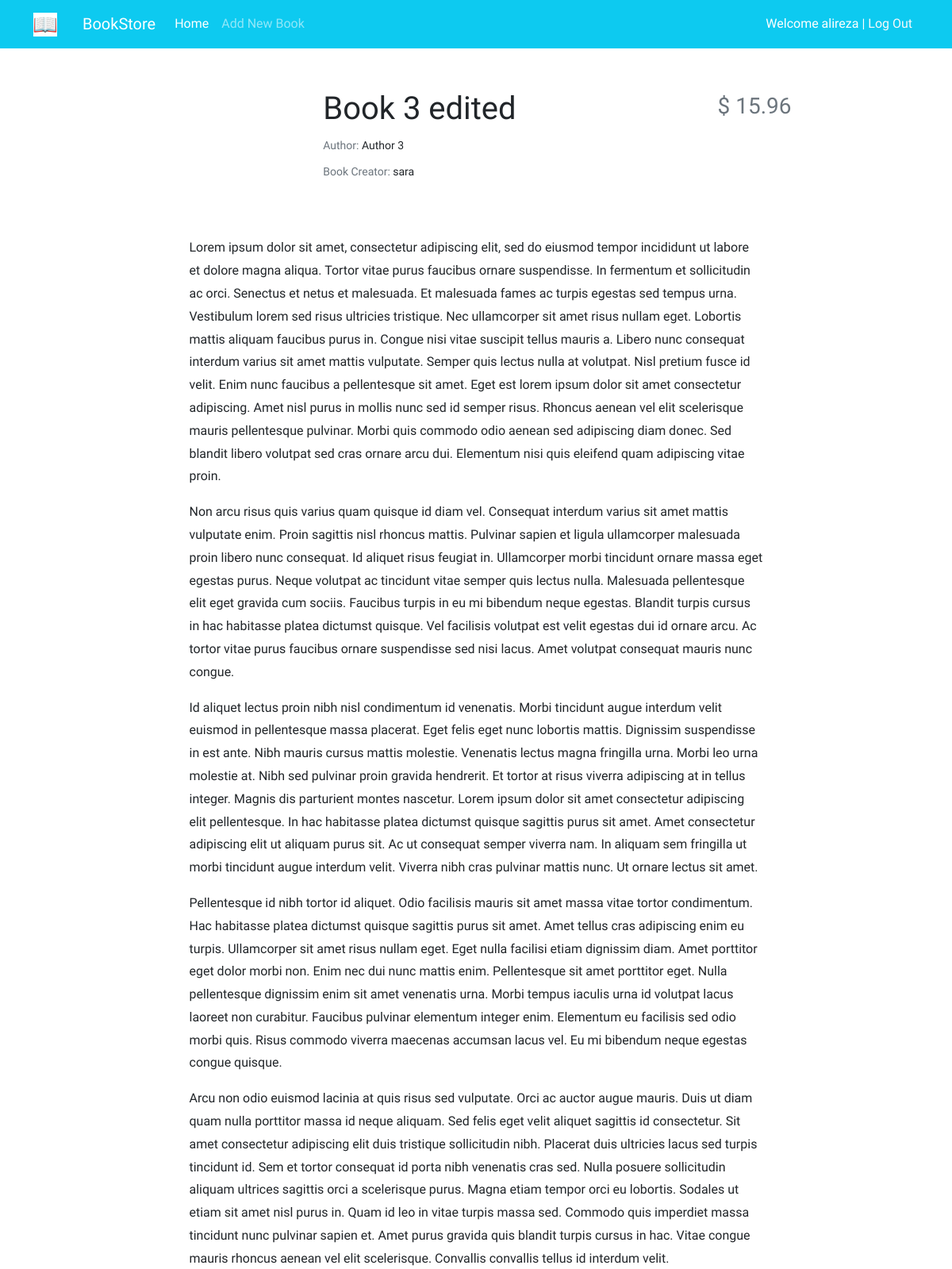
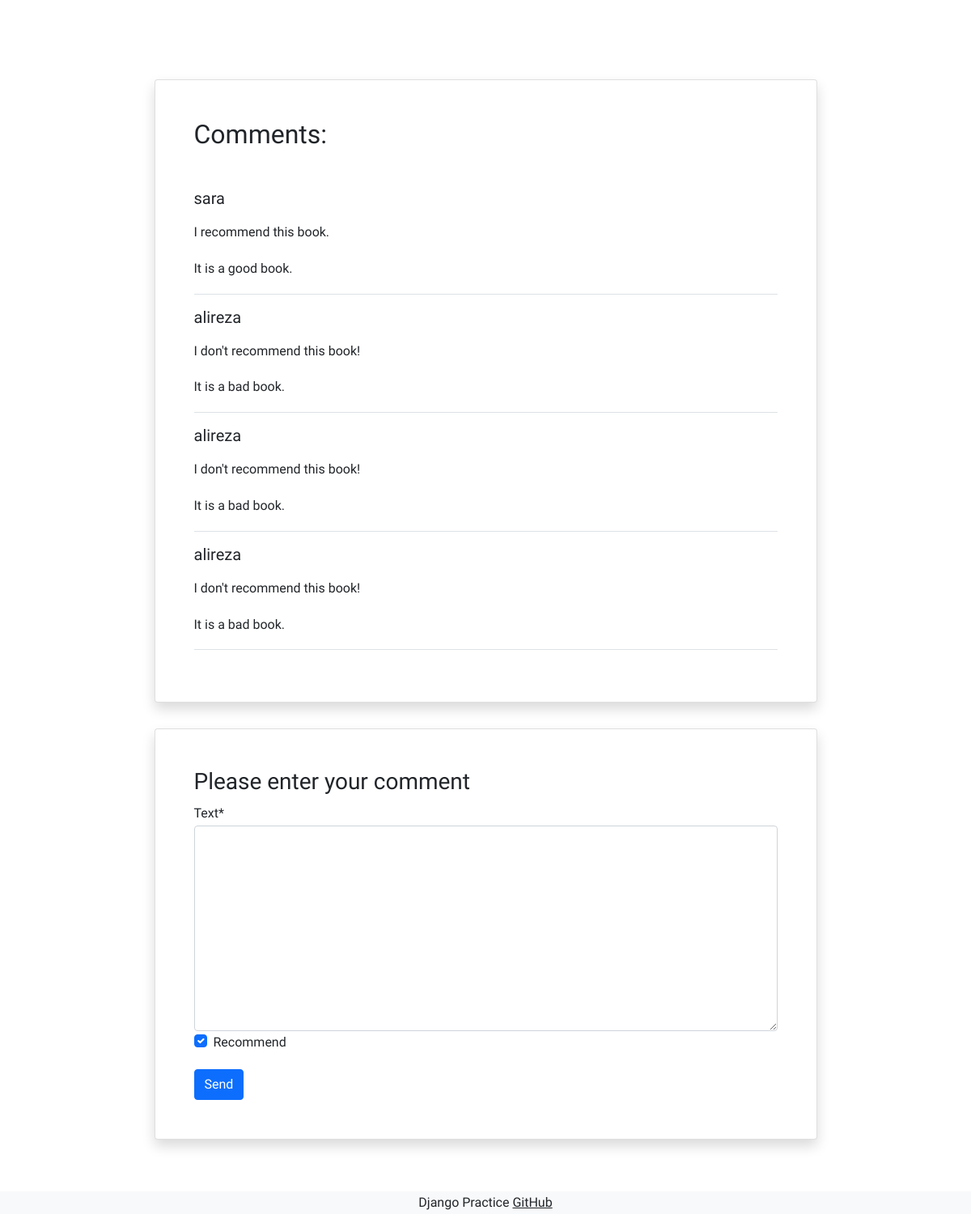
The app's page /books/3/ (signed in) with its own data (2 pictures, top to bottom).
### accounts/models.py (models this page shows)
class CustomUser(AbstractUser):
    age = models.PositiveIntegerField(null=True, blank=True)

### books/models.py (models this page shows, shortened)
class Book(models.Model):
    user = models.ForeignKey(get_user_model(), on_delete=models.CASCADE)
    title = models.CharField(max_length=200)
    author = models.CharField(max_length=200)
    description = models.TextField()
    price = models.DecimalField(max_digits=5, decimal_places=2)
    cover = models.ImageField(upload_to='covers/', blank=True)

class Comment(models.Model):
    user = models.ForeignKey(get_user_model(), on_delete=models.CASCADE)
    book = models.ForeignKey(Book, on_delete=models.CASCADE, related_name='comments')
    text = models.TextField()
    is_active = models.BooleanField(default=True)
    recommend = models.BooleanField(default=True)
    datetime_created = models.DateTimeField(auto_now_add=True)

### books/views.py (the view)
# urls.py: path('<int:pk>/', book_detail_view, name='book_detail'),
@login_required
def book_detail_view(request, pk):
    book = get_object_or_404(Book, pk=pk)
    book_comments = book.comments.all()
    if request.method == 'POST':
        comment_form = CommentForm(request.POST)
        if comment_form.is_valid():
            new_comment = comment_form.save(commit=False)  # commit=False => do not save in DB
            new_comment.book = book
            new_comment.user = request.user
            new_comment.save()
            comment_form = CommentForm()  # clear the form
    else:
        comment_form = CommentForm()
    return render(request, 'books/book_detail.html', {
        'book': book,
        'comments': book_comments,
        'comment_form': comment_form,
    })

### books/forms.py
class CommentForm(forms.ModelForm):
    class Meta:
        model = Comment
        fields = ('text', 'recommend')

### books/templates/books/book_detail.html (shortened to what this page needs)
{% extends '_base.html' %}
{% load crispy_forms_tags %}
{% block content %}
<div class="container mt-5">
  <div class="">
      <div class="">
          <div class="d-flex justify-content-center">
              <div class="row w-sm-75 w-100">
                  <div class="col-xs-12 col-md-3 d-flex justify-content-center">
                  </div>
                  <div class="col-xs-12 col-md-6 text-left text-md mt-md-1 mt-4">
                      <h1>{{ book.title|capfirst }}</h1>
                      <h5 class="small my-1"><span class="text-muted">Author: </span>{{ book.author }}</h5>
                      <h5 class="small my-1"><span class="text-muted">Book Creator: </span>{{ book.user.username }}</h5>
                  </div>
                  <div class="col-xs-12 col-md-3 d-flex flex-column">
                      <h3 class="align-self-center pt-2 text-muted align-self-md-end">
                          $ {{ book.price }}
                      </h3>
                  </div>
              </div>
          </div>
          <div class="d-flex justify-content-center">
              <div class="my-3 p-5 w-sm-75 w-100">
                {{ book.description|linebreaks }}
              </div>
          </div>
          <div class="d-flex justify-content-center">
              <div class="card shadow my-3 p-5 w-sm-75 w-100">
                  <h2 class="mb-5">Comments:</h2>
                  {% for comment in comments %}
                    {% if comment.is_active %}
                          <div class="border-bottom mb-3">
                              <h5 class="mb-3">{{ comment.user.username }}</h5>
                                {% if comment.recommend %}
                                    <p>I recommend this book.</p>
                                {% else %}
                                    <p>I don't recommend this book!</p>
                                {% endif %}
                              <p>{{ comment.text|linebreaks }}</p>
                          </div>
                    {% endif %}
                  {% endfor %}
              </div>
          </div>
          <div class="d-flex justify-content-center">
              <div class="card shadow my-3 p-5 w-sm-75 w-100">
                  <h3>Please enter your comment</h3>
                  <form method="POST">
                        {{ comment_form|crispy }}
                      <button type="submit" class="btn btn-primary mt-3">Send</button>
                  </form>
              </div>
          </div>
      </div>
  </div>
</div>
{% endblock %}

### templates/_base.html (shortened to what this page needs)
{% load static %}
<!DOCTYPE HTML PUBLIC "-//W3C//DTD HTML 4.01//EN" "http://www.w3.org/TR/html4/strict.dtd">
<html lang="en">
<head>
    <link href="https://cdn.jsdelivr.net/npm/bootstrap@5.1.3/dist/css/bootstrap.min.css" rel="stylesheet"
>
    <link rel="stylesheet" href="{% static 'css/style.css' %}">
</head>
<body>
    <nav class="navbar navbar-expand-lg navbar-dark bg-info">
        <div class="container">
            <a class="navbar-brand" href="#">
                <img src="{% static 'icons/book.png' %}" alt="" height="30"
                     class="d-inline-block align-text-top">
            </a>
            <a class="navbar-brand mx-3" href="#">BookStore</a>
            <div class="collapse navbar-collapse" id="navbarNavAltMarkup">
                <div class="navbar-nav">
                    <a class="nav-link active" aria-current="page" href="{% url 'book_list' %}">Home</a>
                    <a class="nav-link" href="{% url 'book_create' %}">Add New Book</a>
                </div>
            </div>
            <div class="mx-2 text-white">
                {% if user.is_authenticated %}
                    Welcome {{ user.username }} | <a class="link-light text-decoration-none" href="{% url 'logout' %}">Log Out</a>
                {% else %}
                    <a class="link-light text-decoration-none" href="{% url 'login' %}">Log In</a>
                    |
                    <a class="link-light text-decoration-none" href="{% url 'signup' %}">Sign Up</a>
                {% endif %}
            </div>
        </div>
    </nav>
    <div class="container">
        {% block content %}
        {% endblock %}
    </div>
    <footer class="bg-light text-center text-lg-start mt-5">
        <div class="text-center bg-grey">
            <p>Django Practice <a class="text-dark" href="https://github.com/a1364t" target="_blank">GitHub</a></p>
        </div>
    </footer>
</body>
</html>

### static/css/style.css (style rules this page uses)
* { font-family: 'Roboto', sans-serif; line-height: 1.8rem; }
@media (min-width: 576px) { .w-sm-75 { width: 75%!important; } }

### records on screen
CustomUser: username "alireza"
Book: title "Book 3 edited", author "Author 3", user.username "sara", price "15.96", description "Lorem ipsum dolor sit amet, consectetur adipiscing elit, sed do eiusmod tempor incididunt ut labore et dolore magna aliqua. Tortor vitae purus faucibus ornare suspendisse. In fermentum et sollicitudin ac orci. Senectus et netus et malesuada. Et malesuada fames ac turpis egestas sed tempus urna. Vestibulum lorem sed risus ultricies tristique. Nec ullamcorper sit amet risus nullam eget. Lobortis mattis aliquam faucibus purus in. Congue nisi vitae suscipit tellus mauris a. Libero nunc consequat interdum varius sit amet mattis vulputate. Semper quis lectus nulla at volutpat. Nisl pretium fusce id velit. Enim nunc faucibus a pellentesque sit amet. Eget est lorem ipsum dolor sit amet consectetur…"
Comment: user.username "sara", recommend "I recommend this book.", text "It is a good book."
Comment: user.username "alireza", recommend "I don't recommend this book!", text "It is a bad book."
Comment: user.username "alireza", recommend "I don't recommend this book!", text "It is a bad book."
Comment: user.username "alireza", recommend "I don't recommend this book!", text "It is a bad book."
